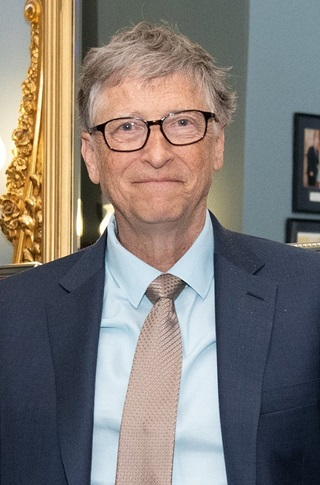
#> input picture Image Processing with OpenCV | Bahasa Indonesia/resources/Bill Gates.jpg, 320 x 485 px
$ python edge_detection.py   (older library calls are emulated)
#> lines starting #> are read from the running program, lines starting #| are printed output that depends on the picture; after the words box and inside, x2 and y2 are one past the last pixel; in counts of white or black regions, pixels touching at a corner belong together
# Import module.
import cv2
import numpy as np


# Load gambar & konversi ke grayscale.
image = cv2.imread('resources/Bill Gates.jpg')
#> image is the input picture: shape (485, 320, 3); mean B, G, R 117.6, 121.6, 127.5
gray = cv2.cvtColor(image, cv2.COLOR_BGR2GRAY)
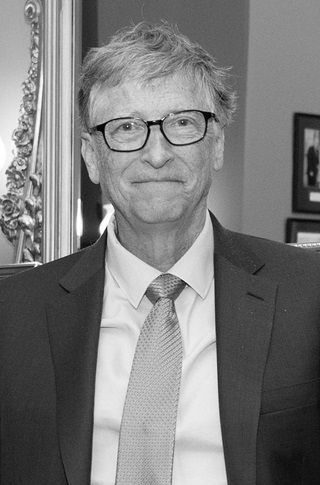
#> gray: shape (485, 320); min 2, max 255, mean 122.9


# Laplacian edge detection.
laplacian = cv2.Laplacian(gray, cv2.CV_64F)
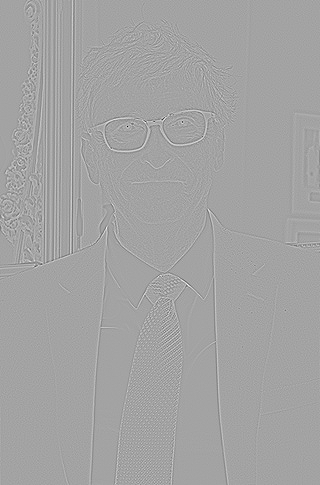
#> laplacian: shape (485, 320) float64; min -634, max 356, mean 0; drawn with min black and max white
laplacian = np.uint8(np.absolute(laplacian))

cv2.imshow('gray', gray)
cv2.imshow('laplacian', laplacian)
cv2.waitKey(0)


# Sobel edge detection.
sobel_x = cv2.Sobel(gray, cv2.CV_64F, 1, 0, ksize=3)
sobel_y = cv2.Sobel(gray, cv2.CV_64F, 0, 1, ksize=3)
sobel_xy = cv2.magnitude(sobel_x, sobel_y)


# Sobel edge sebelum normalisasi.
cv2.imshow('sobel_x', sobel_x)
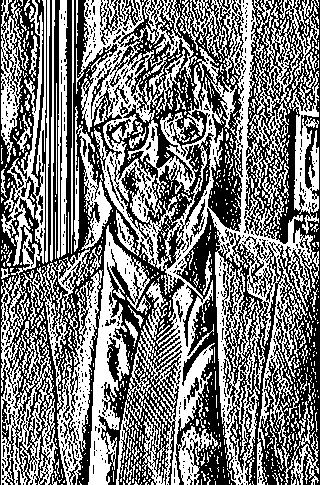
#> window 'sobel_x': shape (485, 320); 48.8% white; 902 white regions (807 under 20 px), largest, box (x1, y1, x2, y2) and area: (76, 0, 319, 485) 35707, (1, 0, 58, 485) 8079, (250, 0, 319, 234) 5313
cv2.imshow('sobel_y', sobel_y)
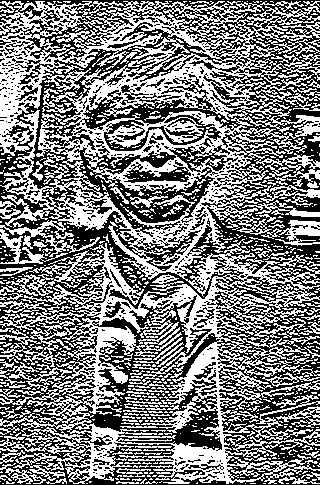
#> window 'sobel_y': shape (485, 320); 49.2% white in thin lines or dots
cv2.imshow('sobel_xy', sobel_xy)
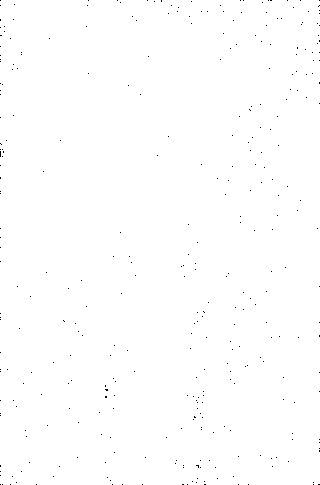
#> window 'sobel_xy': shape (485, 320); 99.8% white; black in thin lines or dots
cv2.waitKey(0)


# Normalisasi fitur edge sobel agar nilai pixel ada di rentang 0-255.
sobel_x_normalized = np.uint8(np.absolute(sobel_x))
sobel_y_normalized = np.uint8(np.absolute(sobel_y))
sobel_xy_normalized = np.uint8(np.absolute(sobel_xy))

cv2.imshow('sobel_x_normalized', sobel_x_normalized)
cv2.imshow('sobel_y_normalized', sobel_y_normalized)
cv2.imshow('sobel_xy_normalized', sobel_xy_normalized)
cv2.waitKey(0)


# Prewitt edge detection.
prewitt_kernel_x = np.array([[-1, 0, 1],
                             [-1, 0, 1],
                             [-1, 0, 1]])

prewitt_kernel_y = np.array([[-1, -1, -1],
                             [0, 0, 0],
                             [1, 1, 1]])

prewitt_x = cv2.filter2D(gray, cv2.CV_64F, prewitt_kernel_x)
prewitt_y = cv2.filter2D(gray, cv2.CV_64F, prewitt_kernel_y)

prewitt_xy = cv2.magnitude(prewitt_x, prewitt_y)
prewitt_xy_normalized = np.uint8(np.absolute(prewitt_xy))

cv2.imshow('prewitt_xy_normalized', prewitt_xy_normalized)
cv2.waitKey(0)


# Roberts edge detection.
roberts_kernel_x = np.array([[1, 0],
                             [0, -1]], dtype=np.float32)

roberts_kernel_y = np.array([[0, 1],
                             [-1, 0]], dtype=np.float32)

roberts_x = cv2.filter2D(gray, cv2.CV_64F, roberts_kernel_x)
roberts_y = cv2.filter2D(gray, cv2.CV_64F, roberts_kernel_y)
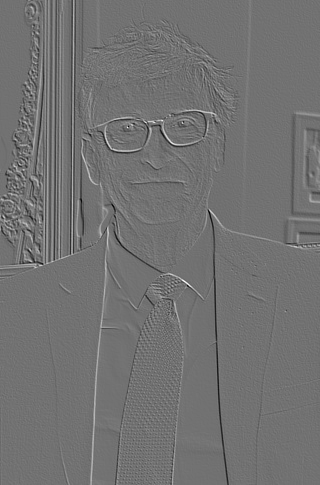
#> roberts_y: shape (485, 320) float64; min -177, max 218, mean -0.1; drawn with min black and max white

roberts_xy = cv2.magnitude(roberts_x, roberts_y)
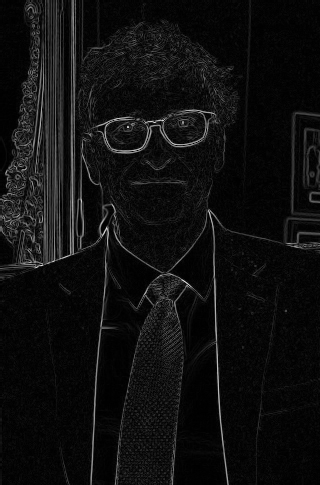
#> roberts_xy: shape (485, 320) float64; min 0, max 231.8, mean 15.4
roberts_xy_normalized = np.uint8(np.absolute(roberts_xy))

cv2.imshow('roberts_xy_normalized', roberts_xy_normalized)
cv2.waitKey(0)

$ run again, with Image Processing with OpenCV | Bahasa Indonesia/resources/Harimau.jpg copied over Image Processing with OpenCV | Bahasa Indonesia/resources/Bill Gates.jpg
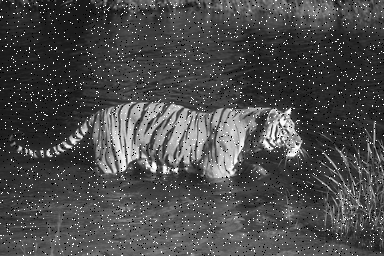
#> input picture Image Processing with OpenCV | Bahasa Indonesia/resources/Harimau.jpg, 384 x 256 px
#> image is the input picture: shape (256, 384, 3); min 0, max 255, mean 74.9
#> `cv2.imshow('sobel_x', sobel_x)`:
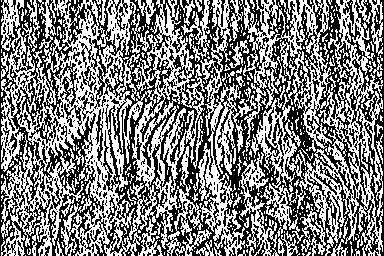
#> window 'sobel_x': shape (256, 384); 49.7% white in thin lines or dots
#> `roberts_xy_normalized = np.uint8(np.absolute(roberts_xy))`:
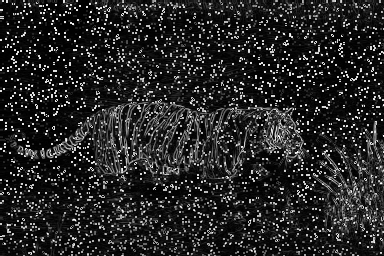
#> roberts_xy_normalized: shape (256, 384); min 0, max 255, mean 38.3

$ run again, with Image Processing with OpenCV | Bahasa Indonesia/resources/Kennedy Space Center.jpg copied over Image Processing with OpenCV | Bahasa Indonesia/resources/Bill Gates.jpg
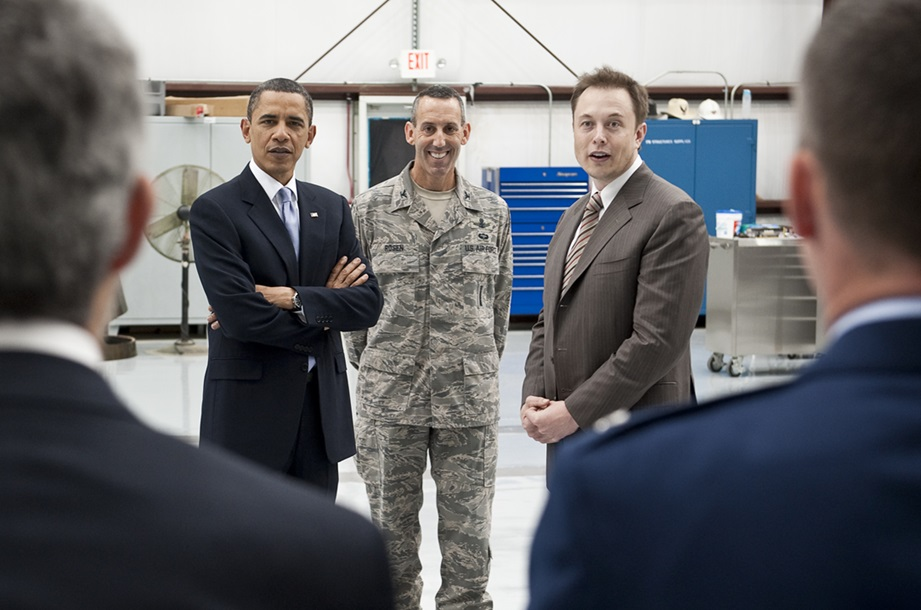
#> input picture Image Processing with OpenCV | Bahasa Indonesia/resources/Kennedy Space Center.jpg, 921 x 610 px
#> image is the input picture: shape (610, 921, 3); mean B, G, R 104, 100.8, 100.8
#> `cv2.imshow('sobel_x', sobel_x)`:
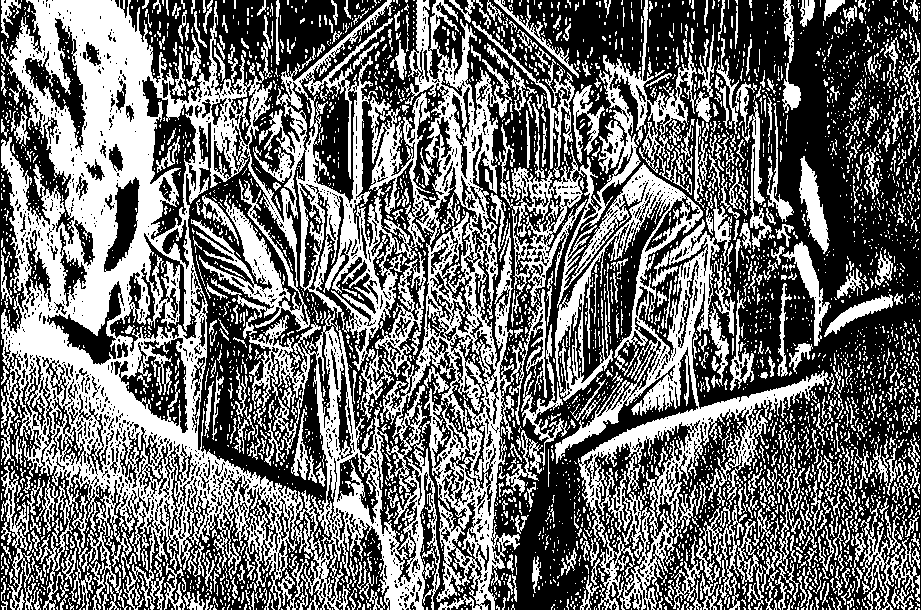
#> window 'sobel_x': shape (610, 921); 43.6% white; 3939 white regions (3304 under 20 px), largest, box (x1, y1, x2, y2) and area: (1, 0, 547, 610) 133092, (498, 0, 830, 610) 37287, (716, 38, 772, 252) 1761
#> `roberts_xy = cv2.magnitude(roberts_x, roberts_y)`:
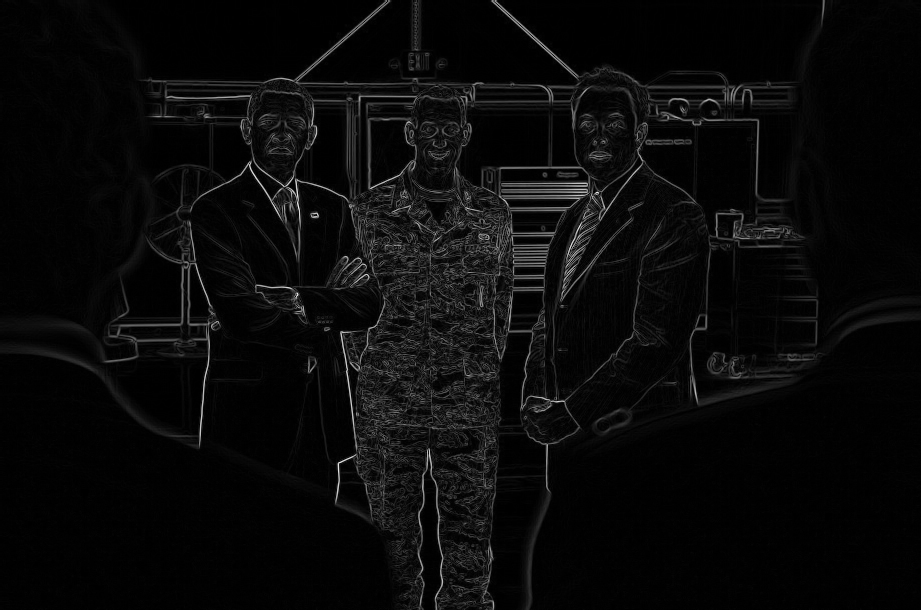
#> roberts_xy: shape (610, 921) float64; min 0, max 240.7, mean 10.1
